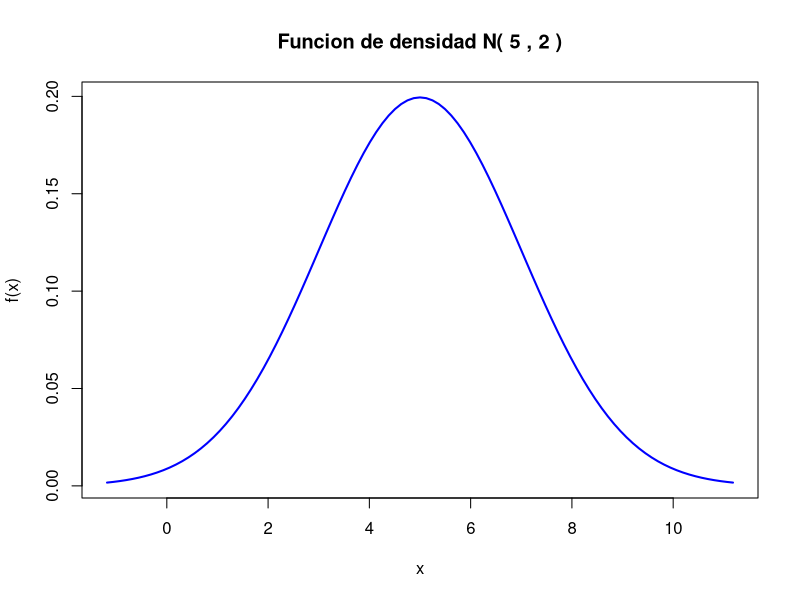
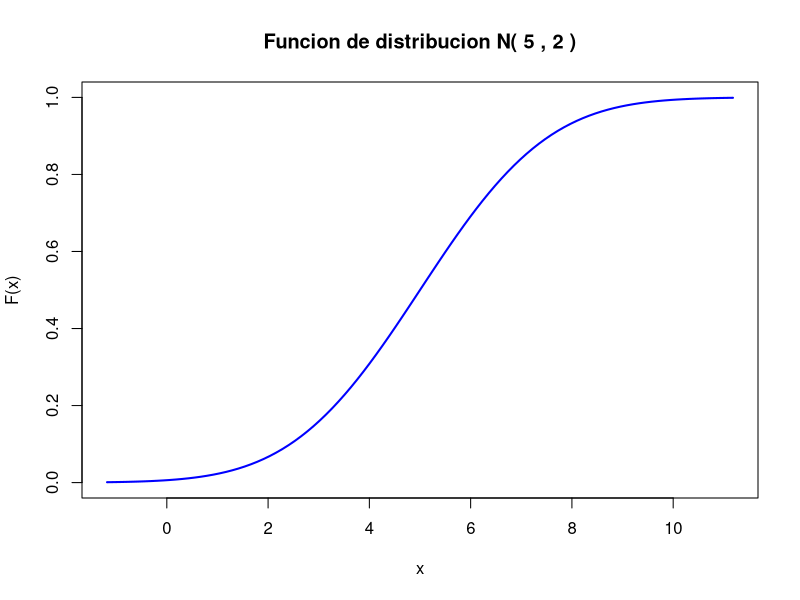
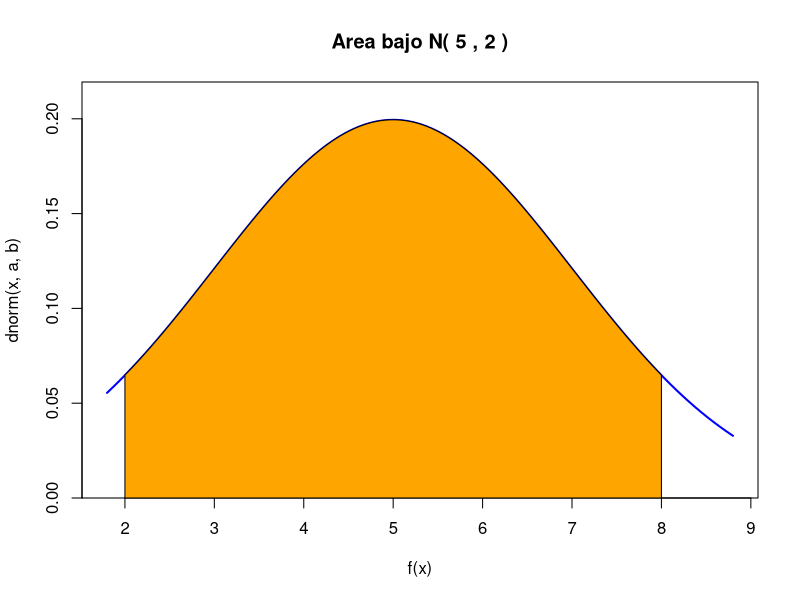
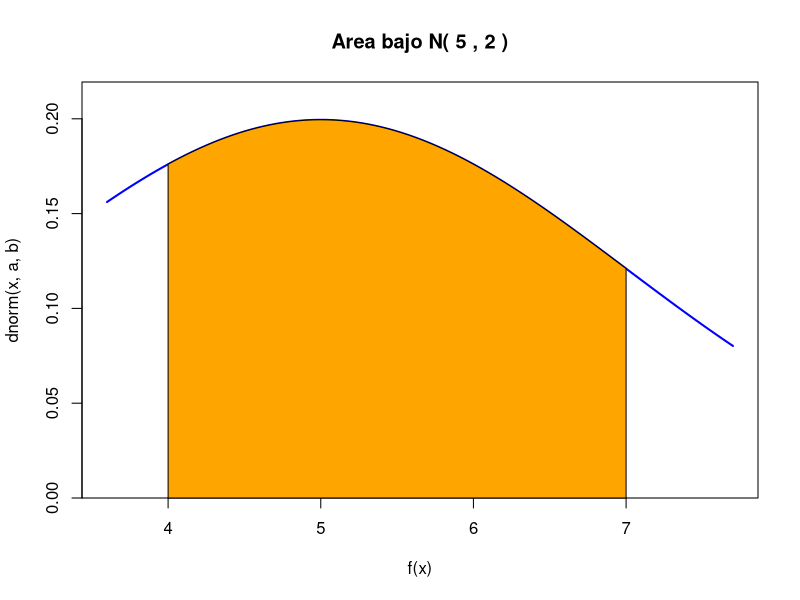
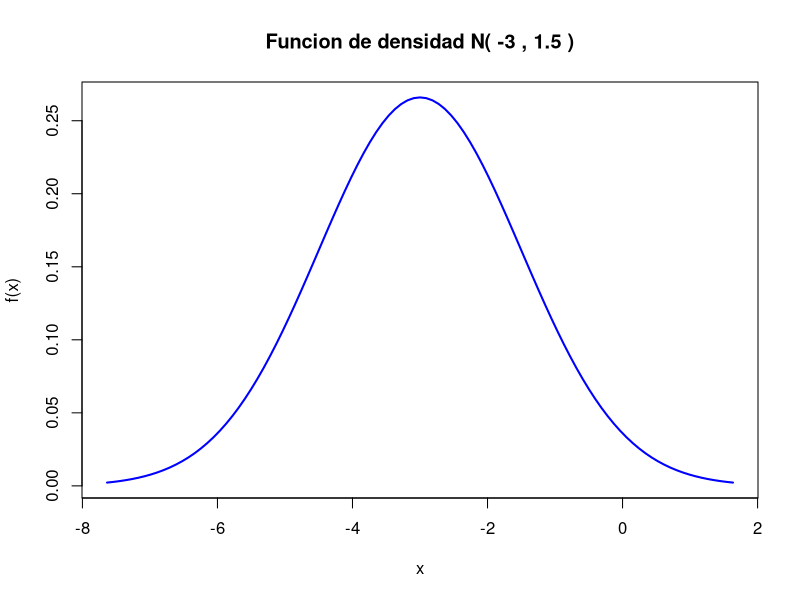
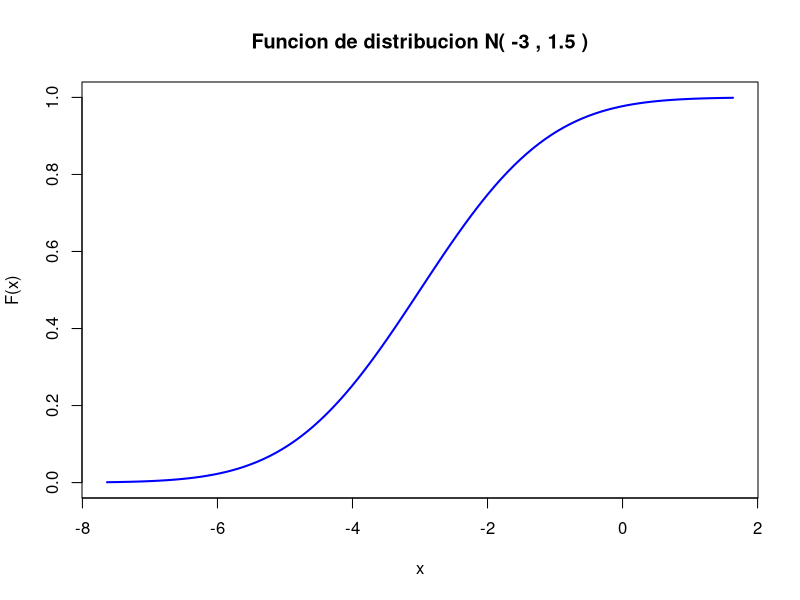
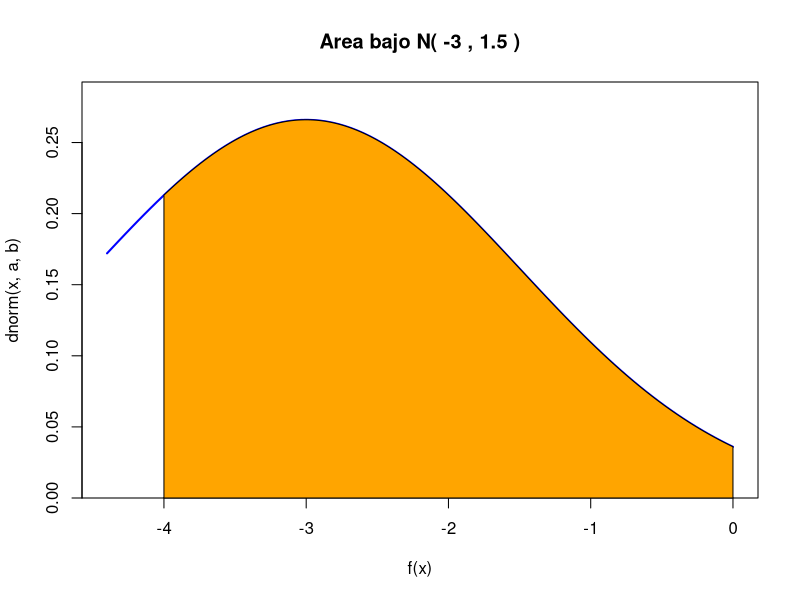
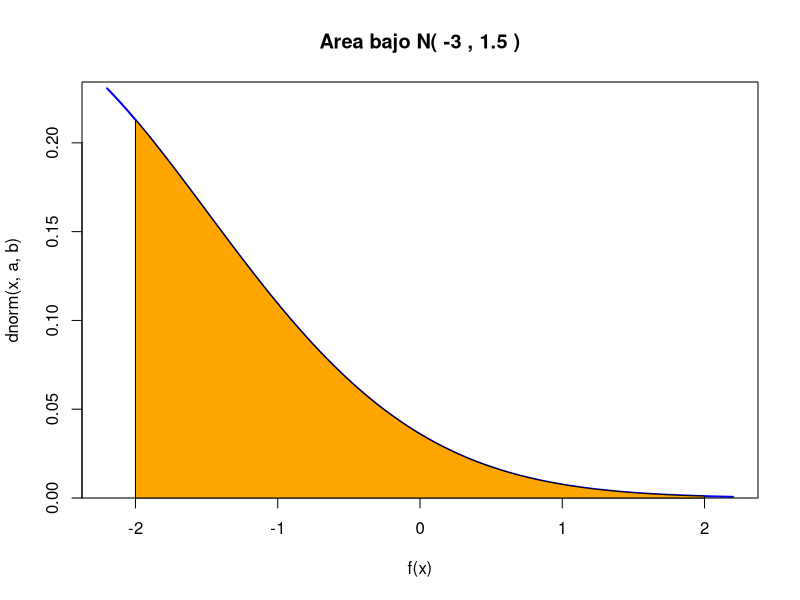

Write R code to recreate these figures, in order.
## ---- chunk 1

knitr::opts_chunk$set(echo = TRUE, warning = FALSE, message = FALSE)
knitr::opts_chunk$set(fig.keep = "all")

## ---- chunk 2

options(repos = c(CRAN = "https://cran.rstudio.com"))


install.packages("carData")
install.packages("prettyR")
install.packages('latexpdf', repos= "http://cran.us.r-project.org")
install.packages('tinytex', repos= "http://cran.us.r-project.org")

## ---- chunk 3

graf_densidadN <- function(a,b){
  q <- qnorm(0.999)
  xlim_left <- a - q*b
  xlim_right <- a + q*b
  curve(dnorm(x,a,b),
        xlim = c(xlim_left, xlim_right), 
        col = "blue",
        lwd = 2,
        xlab = "x",
        ylab = "f(x)",
        main = paste("Funcion de densidad N(",a,",",b,")"))
  
}


## ---- chunk 4
graf_distribucionN <- function(a, b) {
  q <- qnorm(0.999)
  xlim_left <- a - q * b
  xlim_right <- a + q * b
  curve(pnorm(x, a, b), 
        xlim = c(xlim_left, xlim_right), 
        ylim = c(0, 1),
        col = "blue",
        lwd = 2,
        xlab = "x",
        ylab = "F(x)",
        main = paste("Funcion de distribucion N(", a, ",", b, ")"))
}


## ---- chunk 5

areadeN_entre <- function(a,b,c,d){
  z = max(c,d)
  w = min(c,d)
  
  region = seq(w,z,0.01)
  
  xP = c(w,region,z)
  
  yP = c(0,dnorm(region, a, b), 0)
  
  y_max = max(dnorm(region, a, b))
  
  curve(dnorm(x,a,b),
        xlim = c(w - abs(w)*0.1, z + abs(z)*0.1), 
        yaxs = "i",
        ylim = c(0, y_max + y_max * 0.1), 
        col = "blue",
        lwd = 2,
        xlab = "f(x)",
        main = paste("Area bajo N(",a,",",b,")"))
  polygon(xP, yP, col = "orange")
}


## ---- chunk 6
# Función normal 1
mu1 <- 5
sigma1 <- 2
graf_densidadN(mu1, sigma1)
graf_distribucionN(mu1, sigma1)
areadeN_entre(mu1, sigma1, 2, 8)
areadeN_entre(mu1, sigma1, 4, 7)

# Función normal 2
mu2 <- -3
sigma2 <- 1.5
graf_densidadN(mu2, sigma2)
graf_distribucionN(mu2, sigma2)
areadeN_entre(mu2, sigma2, -4, 0)
areadeN_entre(mu2, sigma2, -2, 2)

# Función normal 3
mu3 <- 0
sigma3 <- 0.5
graf_densidadN(mu3, sigma3)
graf_distribucionN(mu3, sigma3)
areadeN_entre(mu3, sigma3, -1, 1)
areadeN_entre(mu3, sigma3, -2, 2)

# Función normal 4
mu4 <- 10
sigma4 <- 5
graf_densidadN(mu4, sigma4)
graf_distribucionN(mu4, sigma4)
areadeN_entre(mu4, sigma4, 7, 13)
areadeN_entre(mu4, sigma4, 9, 12)

# Función normal 5
mu5 <- -2
sigma5 <- 0.1
graf_densidadN(mu5, sigma5)
graf_distribucionN(mu5, sigma5)
areadeN_entre(mu5, sigma5, -2.1, -1.9)
areadeN_entre(mu5, sigma5, -2.2, -1.9)
